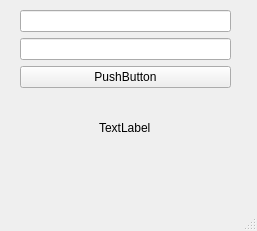
<?xml version="1.0" encoding="UTF-8"?>
<ui version="4.0">
 <class>MainWindow</class>
 <widget class="QMainWindow" name="MainWindow">
  <property name="geometry">
   <rect>
    <x>0</x>
    <y>0</y>
    <width>257</width>
    <height>231</height>
   </rect>
  </property>
  <property name="windowTitle">
   <string>MainWindow</string>
  </property>
  <widget class="QWidget" name="centralwidget">
   <widget class="QWidget" name="">
    <property name="geometry">
     <rect>
      <x>20</x>
      <y>10</y>
      <width>211</width>
      <height>151</height>
     </rect>
    </property>
    <layout class="QVBoxLayout" name="verticalLayout">
     <item>
      <widget class="QLineEdit" name="lineEdit"/>
     </item>
     <item>
      <widget class="QLineEdit" name="lineEdit_2"/>
     </item>
     <item>
      <widget class="QPushButton" name="pushButton">
       <property name="text">
        <string>PushButton</string>
       </property>
      </widget>
     </item>
     <item alignment="Qt::AlignHCenter">
      <widget class="QLabel" name="label">
       <property name="text">
        <string>TextLabel</string>
       </property>
      </widget>
     </item>
    </layout>
   </widget>
  </widget>
  <widget class="QMenuBar" name="menubar">
   <property name="geometry">
    <rect>
     <x>0</x>
     <y>0</y>
     <width>257</width>
     <height>21</height>
    </rect>
   </property>
  </widget>
  <widget class="QStatusBar" name="statusbar"/>
 </widget>
 <resources/>
 <connections/>
</ui>
